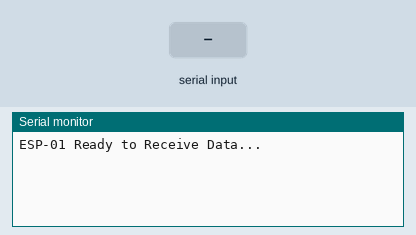
This sketch was run on a simulated Arduino Mega 2560, built with avr-gcc and run on an emulated ATmega2560. Parts: the last lines printed to the serial monitor. The test bench sets the inputs (shaded band).

Above: at 1.2 s.
1.3 s: "1\n" received over the second serial link
At 2.5 s:
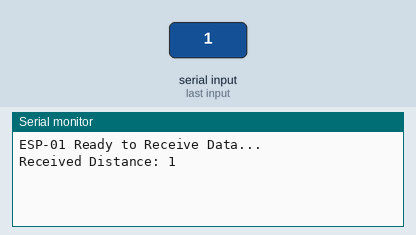
2.8 s: "0\n" received over the second serial link
At 3.8 s:
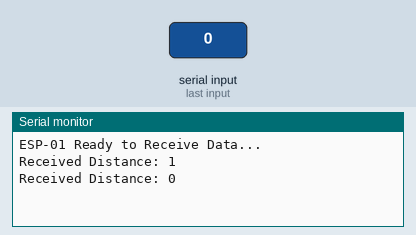
4.3 s: "2\n" received over the second serial link
At 5.0 s:
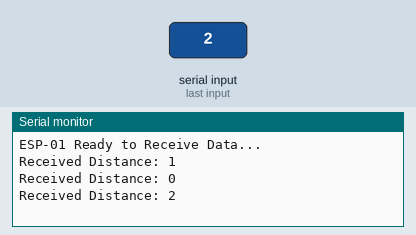

The sketch:

sketch_jul1a.ino
```cpp
#include <SoftwareSerial.h>

SoftwareSerial espSerial(3, 1); // RX = GPIO3, TX = GPIO1 (ESP-01 default UART)

void setup() {
    Serial.begin(9600);    // Debug Serial Monitor
    espSerial.begin(9600);   // Match Arduino Mega's baud rate

    Serial.println("ESP-01 Ready to Receive Data...");
}

void loop() {
    if (espSerial.available()) {
        String data = espSerial.readStringUntil('\n'); // Read distance data
        Serial.print("Received Distance: ");
        Serial.println(data); // Print to Serial Monitor
    }
}
```

Measured:
- after the input at 1.3 s, the serial monitor: prints a new line at once (image 1)
- after the input at 2.8 s, the serial monitor: prints a new line at once (image 2)
- after the input at 4.3 s, the serial monitor: prints a new line at once (image 3)
